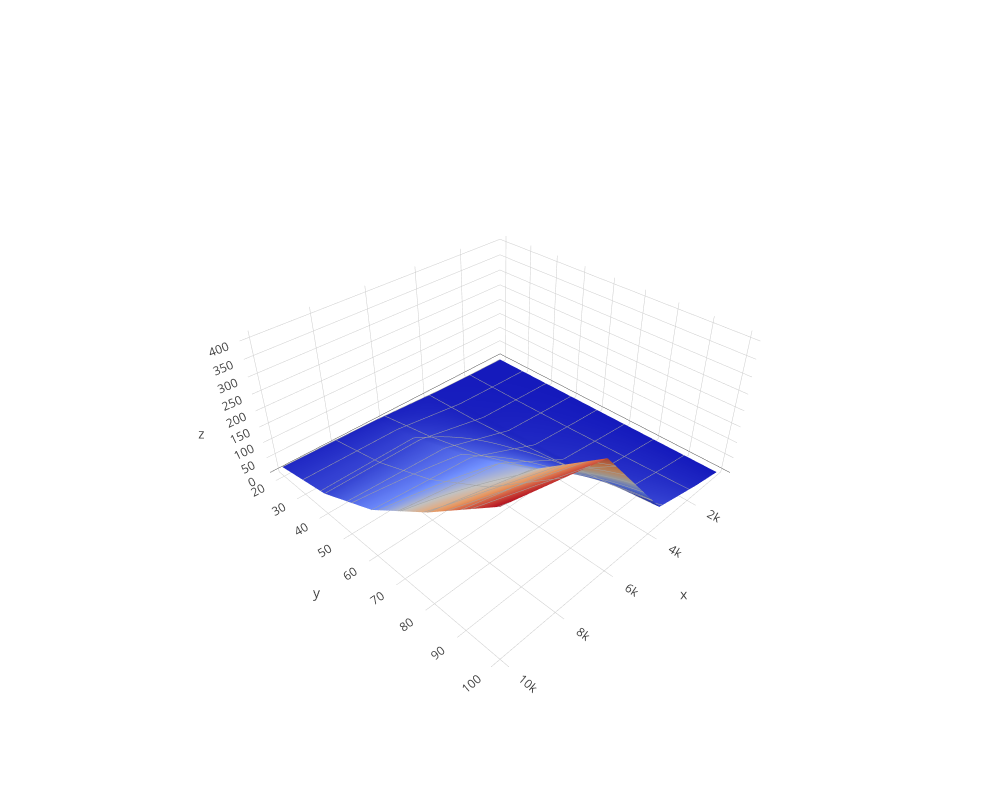

Here is the notebook cell this chart was saved with:
### Code cell
# Same as above, but Plotly surface plot
mpy.surf(ns_grid**2,na_grid,dt_grid)#,colorscale=cmocean_to_plotly(cmocean.cm.amp,ns_grid.size))

### Figure 1 — Plotly figure (JSON) as saved in the notebook; plotly's stock layout.template omitted (floating-point values rounded to 4 significant figures)
{"data": [{"contours": {"x": {"color": "#A2A2A2", "show": true, "width": 1}, "y": {"color": "#A2A2A2", "show": true, "width": 1}, "z": {"color": "#A2A2A2", "show": true, "width": 1}}, "showscale": false, "type": "surface", "x": [[400, 400, 400, 400, 400], [1600, 1600, 1600, 1600, 1600], [3600, 3600, 3600, 3600, 3600], [6400, 6400, 6400, 6400, 6400], [10000, 10000, 10000, 10000, 10000]], "y": [[20, 40, 60, 80, 100], [20, 40, 60, 80, 100], [20, 40, 60, 80, 100], [20, 40, 60, 80, 100], [20, 40, 60, 80, 100]], "z": [[0.1012, 0.2147, 0.5403, 0.9184, 1.399], [0.6257, 2.786, 6.489, 12.21, 17.65], [3.626, 8.026, 18.83, 31.28, 52.99], [14.67, 54.52, 109.4, 189.5, 337.9], [19.18, 53.08, 132.0, 258.0, 405.1]]}], "layout": {"autosize": false, "height": 800, "scene": {"aspectmode": "manual", "aspectratio": {"x": 1, "y": 1, "z": 0.5}}, "title": "", "width": 1000}}
